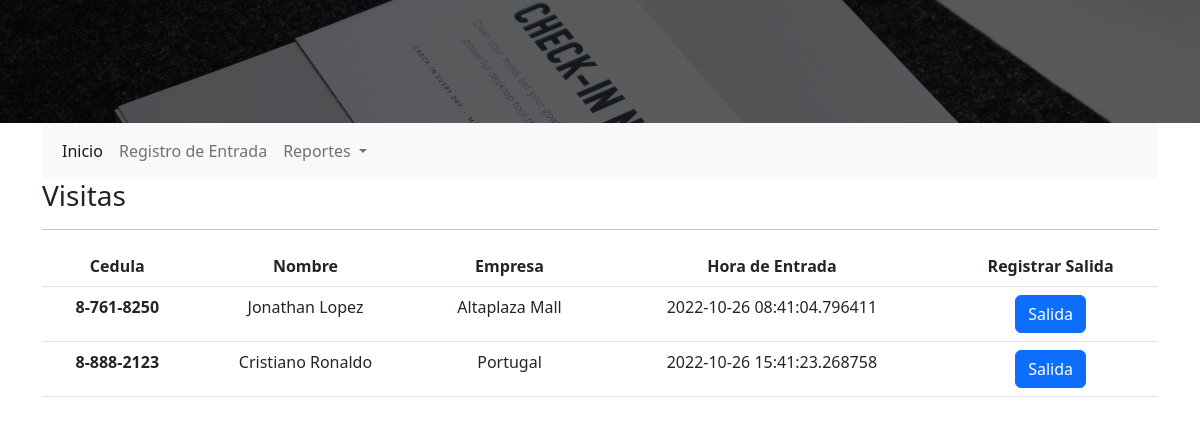
The page / on the database its author committed.
### app.py (models this page shows, shortened)
class Visitas(db.Model):
    id = db.Column(db.Integer, primary_key=True)
    cid = db.Column(db.String(20), nullable=False)
    date_in = db.Column(db.DateTime, nullable=False)
    date_out = db.Column(db.DateTime)
    status = db.Column(db.Boolean, nullable=False)

class Visitantes(db.Model):
    id = db.Column(db.Integer, primary_key=True)
    name = db.Column(db.String(250), nullable=False)
    company = db.Column(db.String(250), nullable=False)
    cid = db.Column(db.String(20), unique=True, nullable=False)
    id_image = db.Column(db.String(100), nullable=True)

### app.py (the view)
@app.route('/')
def home():
    visits = db.session.query(
         Visitas, Visitantes,
    ).filter(
         Visitas.cid == Visitantes.cid,
    ).filter(
         Visitas.status == True,
    ).all()
    return render_template('index.html', visits=visits)

### templates/index.html
{% extends "base.html" %}
{% block content %}
<h3> Visitas </h3>
<hr>
<table class="table">
    <thead>
      <tr class="text-center">
        <th scope="col">Cedula</th>
        <th scope="col">Nombre</th>
        <th scope="col">Empresa</th>
        <th scope="col">Hora de Entrada</th>
        <th scope="col">Registrar Salida</th>
      </tr>
    </thead>
    <tbody>
        {% for visit in visits %}
      <tr class="text-center">
        <th scope="row">{{ visit.Visitas.cid }}</th>
        <td>{{ visit.Visitantes.name }}</td>
        <td>{{  visit.Visitantes.company }}</td>
        <td>{{ visit.Visitas.date_in }}</td>
        <td>
          <form action="{{ url_for('register_out',id=visit.Visitas.id)}}" method="POST">
            <button type="submit" class="btn btn-primary">Salida</button>
         </form>
        </td>
      </tr>
      {% endfor %}
    </tbody>
  </table>
{% endblock %}

### templates/base.html (shortened to what this page needs)
<!DOCTYPE html>
<html lang="en">
<head>
    <link rel="stylesheet" href="{{ url_for('static', filename='css/styles.css') }}">
    <link href="https://cdn.jsdelivr.net/npm/bootstrap@5.2.1/dist/css/bootstrap.min.css" rel="stylesheet">
</head>
<body>
    <div class="header">
        <img src="{{  url_for('static', filename='img/hero.jpg')}}" class="img-fluid" alt="...">
    </div>
    <div class="container menu">
        <nav class="navbar navbar-expand-lg bg-light">
            <div class="container-fluid">
              <div class="collapse navbar-collapse" id="navbarSupportedContent">
                <ul class="navbar-nav me-auto mb-2 mb-lg-0">
                  <li class="nav-item">
                    <a class="nav-link active" aria-current="page" href="{{ url_for('home') }}">Inicio</a>
                  </li>
                  <li class="nav-item">
                    <a class="nav-link" href="{{ url_for('search') }}">Registro de Entrada</a>
                  </li>
                  <li class="nav-item dropdown">
                    <a class="nav-link dropdown-toggle" href="#" role="button" data-bs-toggle="dropdown" aria-expanded="false">
                      Reportes
                    </a>
                  </li>
                </ul>
              </div>
            </div>
          </nav>
    </div>
    <div class="container content">
        {% block content %}
        {% endblock %}
    </div>
</body>
</html>

### rows shown on the page
Visitas: Visitas.cid "8-761-8250", Visitantes.name "Jonathan Lopez", Visitantes.company "Altaplaza Mall", Visitas.date_in "2022-10-26 08:41:04.796411"
Visitas: Visitas.cid "8-888-2123", Visitantes.name "Cristiano Ronaldo", Visitantes.company "Portugal", Visitas.date_in "2022-10-26 15:41:23.268758"
